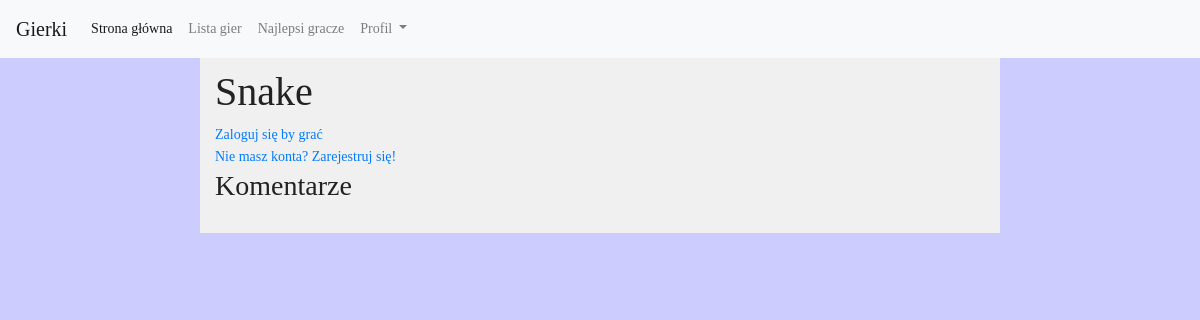
The page /snake.php on the database as committed earlier.
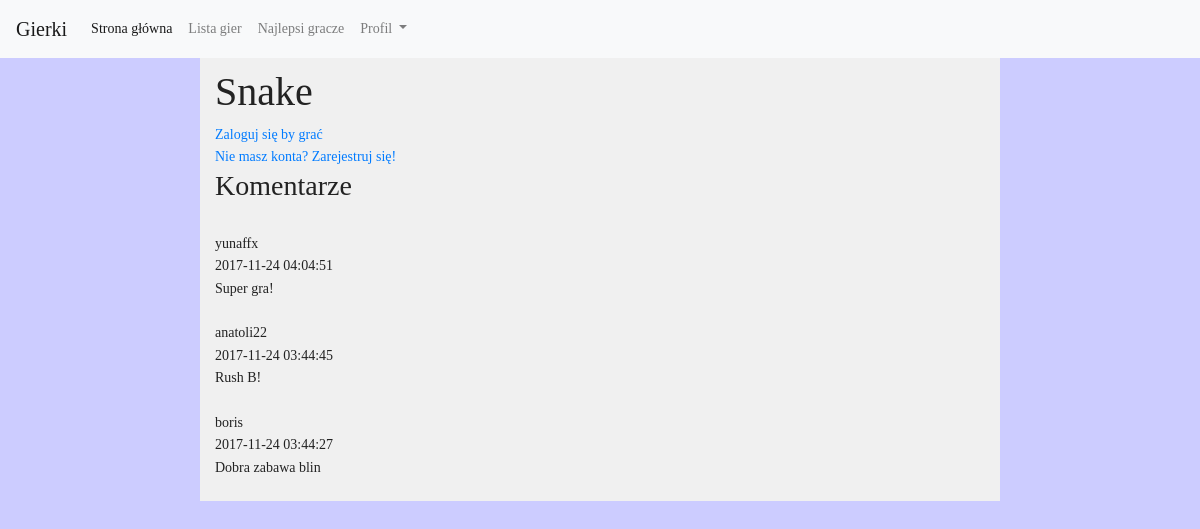
The same page on the database as committed later.
### tables this page shows
CREATE TABLE `comments` (
  `id` int(11) NOT NULL,
  `game_id` int(11) NOT NULL,
  `user_id` int(11) NOT NULL,
  `timestamp` timestamp NOT NULL DEFAULT CURRENT_TIMESTAMP ON UPDATE CURRENT_TIMESTAMP,
  `text` text NOT NULL
);

CREATE TABLE `users` (
  `id` int(11) NOT NULL,
  `login` varchar(255) NOT NULL,
  `password` varchar(255) NOT NULL,
  `email` varchar(255) NOT NULL,
  `group_id` int(11) NOT NULL,
  `registered` int(11) NOT NULL,
  `last_login` int(11) NOT NULL,
  `ip` varchar(15) NOT NULL
);

### snake.php (the view, shortened to what this page needs)
<!DOCTYPE html>
<html>
	<head>
		<link rel="stylesheet" href="https://maxcdn.bootstrapcdn.com/bootstrap/4.0.0-beta.2/css/bootstrap.min.css">
		<link rel="stylesheet" href="./style.css">
	</head>
	<body>
		<div class="container-fluid col-md-8 main">
      <h1>Snake</h1>
      <?php
			if (!isset($_SESSION['loggedin'])){
					echo '<a href="index.php">Zaloguj się by grać</a>
					</br><a href="./register.php">Nie masz konta? Zarejestruj się!</a>
					';
			}
			?>
      <br>
      <h3>Komentarze</h3><br>
      <?php
      $comments_query = "SELECT A.timestamp, A.text, B.login as username
                          FROM comments A
                          Join users B
                          on B.id = A.user_id
                          WHERE A.game_id = 1
                          ORDER BY A.timestamp DESC";
      $com_result = mysql_query($comments_query);
      while($row = mysql_fetch_assoc($com_result)) {
        echo $row['username'].'<br>'.$row['timestamp'].'<br>'.$row['text'].'<br><br>';
      }
      ?>
    </div>
  </body>
</html>

Rows that differ between the two databases and show on the page:
added comments: user.login "yunaffx", timestamp "2017-11-24 04:04:51", text "Super gra!"
added comments: user.login "anatoli22", timestamp "2017-11-24 03:44:45", text "Rush B!"
added comments: user.login "boris", timestamp "2017-11-24 03:44:27", text "Dobra zabawa blin"
